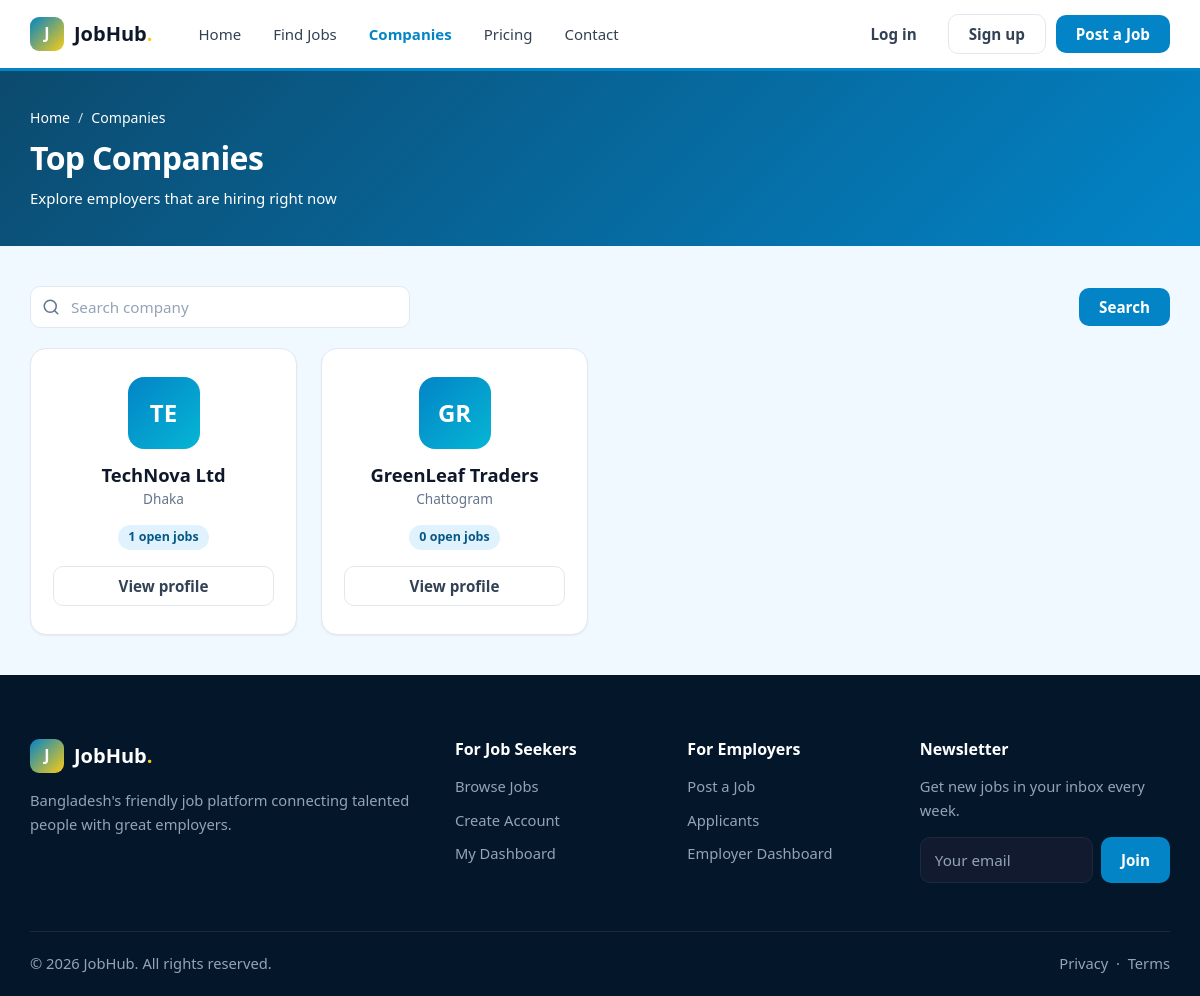
/companies.php, run on an earlier commit of the app's database.
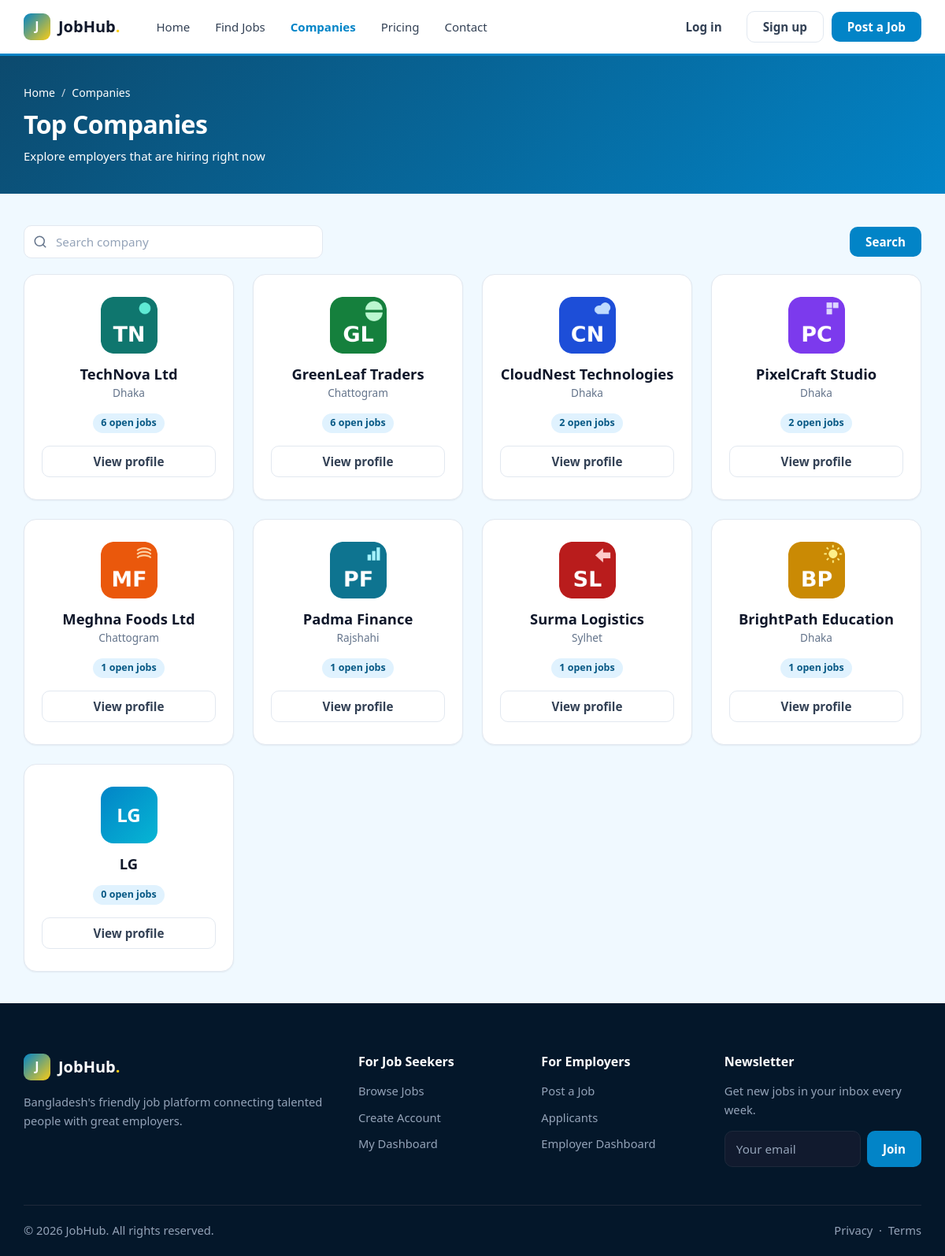
And on a later commit of the database.
### tables this page shows
CREATE TABLE `companies` (
  `id` int UNSIGNED NOT NULL,
  `user_id` int UNSIGNED NOT NULL,
  `city_id` int UNSIGNED DEFAULT NULL,
  `name` varchar(150) NOT NULL,
  `logo` varchar(255) DEFAULT NULL,
  `website` varchar(255) DEFAULT NULL,
  `address` text,
  `description` text
);

CREATE TABLE `cities` (
  `id` int UNSIGNED NOT NULL,
  `name` varchar(100) NOT NULL,
  `division` varchar(50) NOT NULL
);

### companies.php (the view, shortened to what this page needs)
<?php
include('dbconfig.php');
$id = isset($_GET['id']) ? (int)$_GET['id'] : 0;
if ($id > 0) {
  $company = $conn->query("SELECT companies.*, cities.name AS city_name
                           FROM companies
                           LEFT JOIN cities ON cities.id = companies.city_id
                           WHERE companies.id = $id")->fetch_assoc();
  if (!$company) {
    header("Location: companies.php");
    exit;
  }
  $jobs = $conn->query("SELECT jobs.*, companies.name AS company_name, companies.logo,
                               cities.name AS city_name, categories.name AS category_name
                        FROM jobs
                        JOIN companies ON companies.id = jobs.company_id
                        LEFT JOIN cities ON cities.id = jobs.city_id
                        LEFT JOIN categories ON categories.id = jobs.category_id
                        WHERE jobs.company_id = $id AND jobs.status = 'approved' AND jobs.deadline >= CURDATE()
                        ORDER BY jobs.id DESC");
} else {
  $sql = "SELECT companies.*, cities.name AS city_name, COUNT(jobs.id) AS total_jobs
          FROM companies
          LEFT JOIN cities ON cities.id = companies.city_id
          LEFT JOIN jobs ON jobs.company_id = companies.id AND jobs.status = 'approved' AND jobs.deadline >= CURDATE()";
  $sql .= " GROUP BY companies.id ORDER BY total_jobs DESC";
  $companies = $conn->query($sql);
}
?>
<!DOCTYPE html>
<html lang="en">
<head>
  <link rel="stylesheet" href="assets/css/style.css?v=2">
</head>
<body>
<?php include('navber.php'); ?>
<main>
<?php if ($id > 0) { ?>
<section class="page-header">
  <div class="container">
    <ul class="breadcrumb"><li><a href="index.php">Home</a></li><li><a href="companies.php">Companies</a></li><li><?php echo $company['name']; ?></li></ul>
    <div class="job-hero mt-2">
      <?php if ($company['logo']) { ?><img class="company-logo lg" src="uploads/logos/<?php echo $company['logo']; ?>" alt="" style="object-fit:cover"><?php } else { ?><div class="company-logo lg" style="background:#2563eb"><?php echo strtoupper(substr($company['name'], 0, 2)); ?></div><?php } ?>
      <div class="job-hero-info">
        <h1><?php echo $company['name']; ?></h1>
        <div class="job-meta">
          <span><svg class="ic" viewBox="0 0 24 24" aria-hidden="true"><path d="M21 10c0 7-9 13-9 13s-9-6-9-13a9 9 0 0 1 18 0z"/><circle cx="12" cy="10" r="3"/></svg><?php echo $company['address'] ? $company['address'] : $company['city_name']; ?></span>
          <?php if ($company['website']) { ?>
            <span><a href="<?php echo $company['website']; ?>" target="_blank"><?php echo $company['website']; ?></a></span>
          <?php } ?>
        </div>
      </div>
    </div>
  </div>
</section>
<section class="section-sm">
  <div class="container">
    <div class="card mb-3"><div class="card-body">
      <h3>About</h3>
      <p class="mb-0"><?php echo nl2br($company['description'] ?? ''); ?></p>
    </div></div>
    <h2 class="mb-2">Open jobs (<?php echo $jobs->num_rows; ?>)</h2>
    <div class="grid grid-3">
      <?php
      if ($jobs->num_rows == 0) {
        echo '<p class="muted">No open jobs right now.</p>';
      }
      while ($row = $jobs->fetch_assoc()) {
        include('job-card.php');
      }
      ?>
    </div>
  </div>
</section>
<?php } else { ?>
<section class="page-header">
  <div class="container">
    <ul class="breadcrumb"><li><a href="index.php">Home</a></li><li>Companies</li></ul>
    <h1>Top Companies</h1><p class="muted mb-0 mt-1">Explore employers that are hiring right now</p>
  </div>
</section>
<section class="section-sm">
  <div class="container">
    <form class="listing-toolbar" action="companies.php" method="get">
      <div class="input-icon" style="flex:1;max-width:380px"><svg class="ic" viewBox="0 0 24 24" aria-hidden="true"><circle cx="11" cy="11" r="8"/><line x1="21" y1="21" x2="16.65" y2="16.65"/></svg><input class="form-control" style="width:100%" name="q" placeholder="Search company" value="<?php echo htmlspecialchars($_GET['q'] ?? ''); ?>"></div>
      <button class="btn btn-primary" type="submit">Search</button>
    </form>
    <div class="grid grid-4">
      <?php
      while ($co = $companies->fetch_assoc()) {
      ?>
        <div class="card company-card">
          <?php if ($co['logo']) { ?><img class="company-logo lg" src="uploads/logos/<?php echo $co['logo']; ?>" alt="" style="object-fit:cover"><?php } else { ?><div class="company-logo lg" style="background:#2563eb"><?php echo strtoupper(substr($co['name'], 0, 2)); ?></div><?php } ?>
          <h3><?php echo $co['name']; ?></h3>
          <p class="muted small"><?php echo $co['city_name']; ?></p>
          <span class="badge badge-primary"><?php echo $co['total_jobs']; ?> open jobs</span>
          <a href="companies.php?id=<?php echo $co['id']; ?>" class="btn btn-light btn-block mt-2">View profile</a>
        </div>
      <?php } ?>
    </div>
  </div>
</section>
<?php } ?>
</main>
<?php include('footer.php'); ?>

### navber.php (shortened to what this page needs)
<?php
$page = basename($_SERVER['PHP_SELF']);
?>
<header class="navbar">
  <div class="container">
    <a href="index.php" class="logo"><span class="logo-mark">J</span>JobHub<span class="dot">.</span></a>
    <ul class="nav-links">
      <li><a href="index.php" class="<?php if ($page == 'index.php') echo 'active'; ?>">Home</a></li>
      <li><a href="jobs.php" class="<?php if ($page == 'jobs.php' || $page == 'job-details.php') echo 'active'; ?>">Find Jobs</a></li>
      <li><a href="companies.php" class="<?php if ($page == 'companies.php') echo 'active'; ?>">Companies</a></li>
      <li><a href="packages.php" class="<?php if ($page == 'packages.php') echo 'active'; ?>">Pricing</a></li>
      <li><a href="contact.php" class="<?php if ($page == 'contact.php') echo 'active'; ?>">Contact</a></li>
    </ul>
    <div class="nav-actions">
      <?php if (isset($_SESSION['role'])) { ?>
        <a href="<?php echo $_SESSION['role']; ?>/dashboard.php" class="btn btn-light">My Dashboard</a>
        <a href="logout.php" class="btn btn-ghost">Logout</a>
      <?php } else { ?>
        <a href="login.php" class="btn btn-ghost">Log in</a>
        <a href="register.php" class="btn btn-light">Sign up</a>
      <?php } ?>
      <?php if (!isset($_SESSION['role']) || $_SESSION['role'] == 'employer') { ?>
        <a href="employer/post-job.php" class="btn btn-primary">Post a Job</a>
      <?php } ?>
    </div>
  </div>
</header>

### footer.php (shortened to what this page needs)
<footer class="footer">
  <div class="container">
    <div class="footer-grid">
      <div>
        <a href="index.php" class="logo"><span class="logo-mark">J</span>JobHub<span class="dot">.</span></a>
        <p class="mt-2">Bangladesh's friendly job platform connecting talented people with great employers.</p>
      </div>
      <div>
        <h4>For Job Seekers</h4>
        <ul>
          <li><a href="jobs.php">Browse Jobs</a></li>
          <li><a href="register.php">Create Account</a></li>
          <li><a href="seeker/dashboard.php">My Dashboard</a></li>
        </ul>
      </div>
      <div>
        <h4>For Employers</h4>
        <ul>
          <li><a href="employer/post-job.php">Post a Job</a></li>
          <li><a href="employer/applicants.php">Applicants</a></li>
          <li><a href="employer/dashboard.php">Employer Dashboard</a></li>
        </ul>
      </div>
      <div>
        <h4>Newsletter</h4>
        <p>Get new jobs in your inbox every week.</p>
        <form class="newsletter" action="#" method="post">
          <input type="email" class="form-control" placeholder="Your email" required>
          <button class="btn btn-primary" type="submit">Join</button>
        </form>
      </div>
    </div>
    <div class="footer-bottom">
      <span>&copy; 2026 JobHub. All rights reserved.</span>
      <span><a href="#">Privacy</a> &nbsp;·&nbsp; <a href="#">Terms</a></span>
    </div>
  </div>
</footer>
</body>
</html>

What changed in the data, as far as the page shows it:
changed companies "TechNova Ltd": logo: picture added; total_jobs "1" → "6"; logo empty → "technova.png" (drawn); name "TE" → (not shown)
changed companies "GreenLeaf Traders": logo: picture added; total_jobs "0" → "6"; logo empty → "greenleaf.png" (drawn); name "GR" → (not shown)
added companies: logo (picture), name "CloudNest Technologies", city.name "Dhaka", total_jobs "2"
added companies: logo (picture), name "PixelCraft Studio", city.name "Dhaka", total_jobs "2"
added companies: logo (picture), name "Meghna Foods Ltd", city.name "Chattogram", total_jobs "1"
added companies: logo (picture), name "Padma Finance", city.name "Rajshahi", total_jobs "1"
added companies: logo (picture), name "Surma Logistics", city.name "Sylhet", total_jobs "1"
added companies: logo (picture), name "BrightPath Education", city.name "Dhaka", total_jobs "1"
added companies: name "LG", total_jobs "0"
